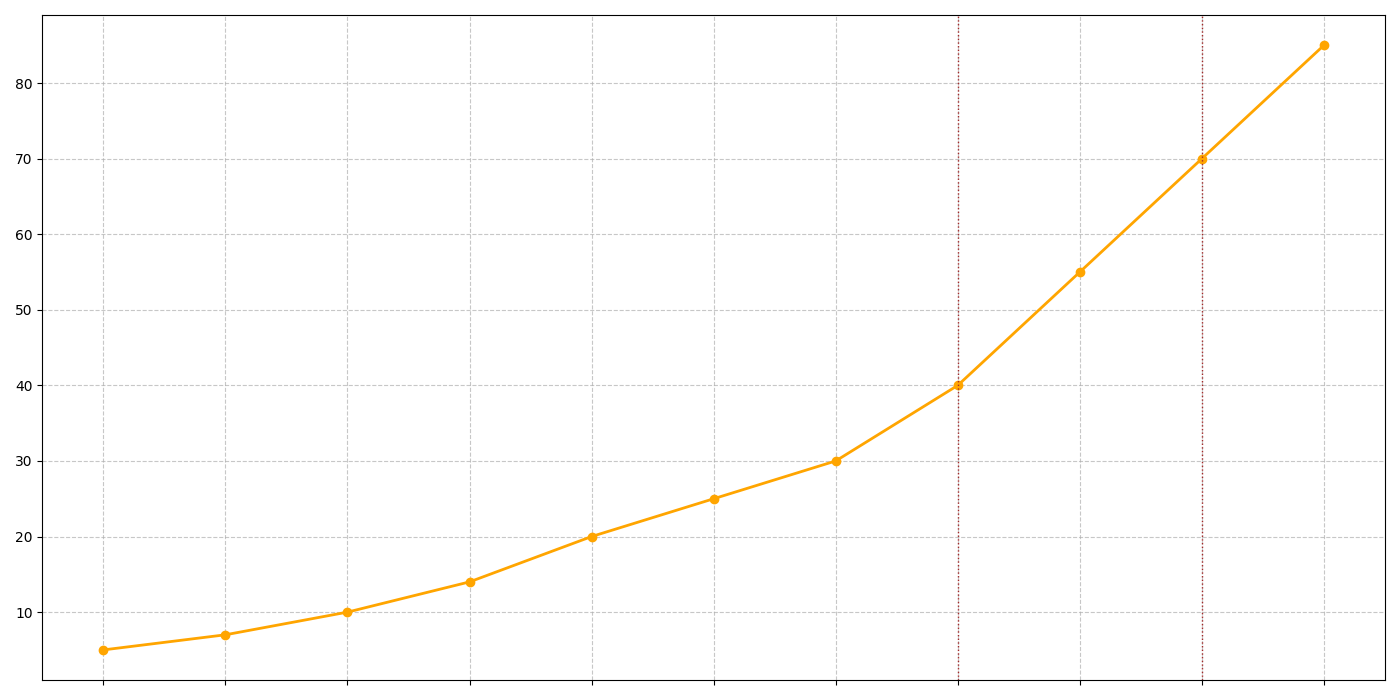

The script that drew this image:
import matplotlib.pyplot as plt
import numpy as np

years = np.arange(2012, 2023)

metropolis_speeds = np.array([5, 7, 10, 14, 20, 25, 30, 40, 55, 70, 85])

fig, ax = plt.subplots(figsize=(14, 7))

ax.plot(years, metropolis_speeds, color='orange', marker='o', linestyle='-', linewidth=2)

ax.axvline(x=2019, color='brown', linestyle=':', linewidth=1)
ax.axvline(x=2021, color='brown', linestyle=':', linewidth=1)

ax.set_xticks(years)
ax.set_xticklabels([''] * len(years))

ax.grid(True, linestyle='--', alpha=0.7)

plt.tight_layout()
plt.show()
